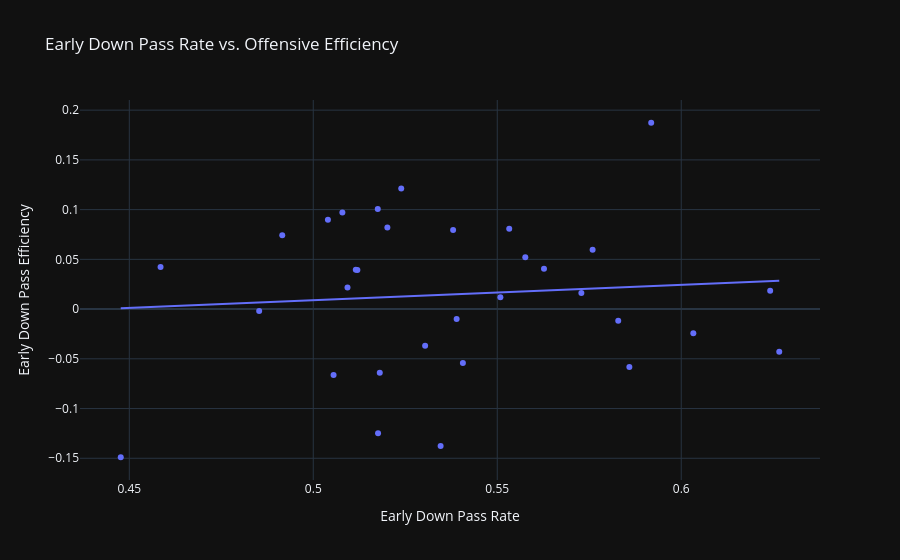

The notebook cell this image was saved under:
### Markdown cell above
## Pass Rate vs EPA

### Code cell
# Scatter plot of pass rate vs EPA
fig = px.scatter(
    team_rates,
    x='pass_rate',
    y='epa_per_play',
    hover_data=['posteam'],
    trendline='ols',
    title='Early Down Pass Rate vs. Offensive Efficiency',
    labels={
        'pass_rate': 'Early Down Pass Rate',
        'epa_per_play': 'Early Down Pass Efficiency'
    }
)
fig.show()

### Figure 1 — Plotly figure (JSON) as saved in the notebook; plotly's stock layout.template omitted (floating-point values rounded to 4 significant figures)
{"data": [{"customdata": [["ARI"], ["ATL"], ["BAL"], ["BUF"], ["CAR"], ["CHI"], ["CIN"], ["CLE"], ["DAL"], ["DEN"], ["DET"], ["GB"], ["HOU"], ["IND"], ["JAX"], ["KC"], ["LA"], ["LAC"], ["LV"], ["MIA"], ["MIN"], ["NE"], ["NO"], ["NYG"], ["NYJ"], ["PHI"], ["PIT"], ["SEA"], ["SF"], ["TB"], ["TEN"], ["WAS"]], "hovertemplate": "Early Down Pass Rate=%{x}<br>Early Down Pass Efficiency=%{y}<br>posteam=%{customdata[0]}<extra></extra>", "legendgroup": "", "marker": {"color": "#636efa", "symbol": "circle"}, "mode": "markers", "name": "", "orientation": "v", "showlegend": false, "x": [0.6266, 0.504, 0.4585, 0.5201, 0.5055, 0.538, 0.6033, 0.5176, 0.5239, 0.5729, 0.5175, 0.5079, 0.5407, 0.5576, 0.5759, 0.6242, 0.5918, 0.5829, 0.5346, 0.4916, 0.5304, 0.5533, 0.5859, 0.4853, 0.4477, 0.539, 0.5508, 0.512, 0.5627, 0.5116, 0.5181, 0.5093], "xaxis": "x", "y": [-0.04301, 0.08992, 0.04223, 0.08206, -0.06622, 0.07949, -0.02437, -0.1249, 0.1213, 0.01618, 0.1005, 0.09703, -0.05419, 0.05208, 0.05967, 0.01838, 0.1873, -0.01181, -0.1377, 0.07428, -0.03695, 0.08065, -0.05815, -0.001926, -0.149, -0.009992, 0.01193, 0.03917, 0.04052, 0.03952, -0.06413, 0.02162], "yaxis": "y", "type": "scatter"}, {"hovertemplate": "<b>OLS trendline</b><br>epa_per_play = 0.153902 * pass_rate + -0.0679907<br>R<sup>2</sup>=0.007336<br><br>Early Down Pass Rate=%{x}<br>Early Down Pass Efficiency=%{y} <b>(trend)</b><extra></extra>", "legendgroup": "", "marker": {"color": "#636efa", "symbol": "circle"}, "mode": "lines", "name": "", "showlegend": false, "x": [0.4477, 0.4585, 0.4853, 0.4916, 0.504, 0.5055, 0.5079, 0.5093, 0.5116, 0.512, 0.5175, 0.5176, 0.5181, 0.5201, 0.5239, 0.5304, 0.5346, 0.538, 0.539, 0.5407, 0.5508, 0.5533, 0.5576, 0.5627, 0.5729, 0.5759, 0.5829, 0.5859, 0.5918, 0.6033, 0.6242, 0.6266], "xaxis": "x", "y": [0.0009071, 0.002572, 0.006697, 0.007662, 0.009572, 0.009809, 0.01018, 0.01039, 0.01074, 0.0108, 0.01166, 0.01167, 0.01174, 0.01206, 0.01264, 0.01364, 0.01429, 0.01481, 0.01496, 0.01522, 0.01679, 0.01716, 0.01783, 0.01861, 0.02017, 0.02064, 0.02172, 0.02218, 0.02309, 0.02486, 0.02807, 0.02845], "yaxis": "y", "type": "scatter"}], "layout": {"xaxis": {"anchor": "y", "domain": [0.0, 1.0], "title": {"text": "Early Down Pass Rate"}}, "yaxis": {"anchor": "x", "domain": [0.0, 1.0], "title": {"text": "Early Down Pass Efficiency"}}, "legend": {"tracegroupgap": 0}, "title": {"text": "Early Down Pass Rate vs. Offensive Efficiency"}}}
